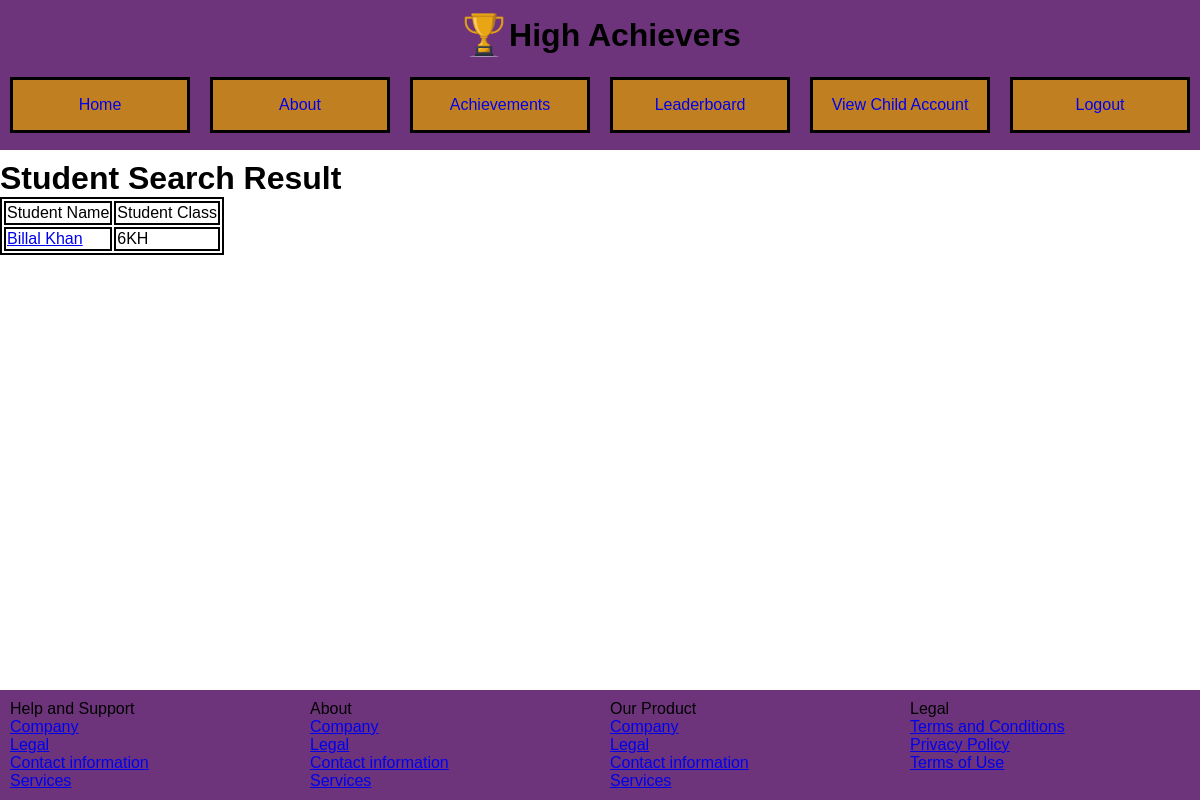
Page /studentsearchresults.php?name=Billal (signed in) on the committed database.
### tables this page shows
CREATE TABLE `child_account` (
  `ChildID` int(11) NOT NULL,
  `First_Name` varchar(30) NOT NULL,
  `Last_Name` varchar(30) NOT NULL,
  `Email_Address` varchar(50) NOT NULL,
  `Password` varchar(255) NOT NULL,
  `Class` varchar(10) NOT NULL,
  `Date_Of_Birth` date NOT NULL
);

### studentsearchresults.php (the view, shortened to what this page needs)
<html>
    <head>
        <link rel="stylesheet" type="text/css" href="index.css">
        <link rel="stylesheet" type="text/css" href="css/header.css">
        <link rel="stylesheet" type="text/css" href="css/footer.css">
        <link rel="stylesheet" type="text/css" href="css/searchresults.css">
    </head>
    <body>
    <?php
    include("php/header.php");
    ?>
    <h1>Student Search Result</h1>
    <table>
        <tr>
            <td>Student Name</td>
            <td>Student Class</td>
        </tr>
    <?php
    include "php/database.php";
    $studentName = $_GET["name"];
    $className = $_GET["class"];
    if (empty($studentName) == true) {
        $students = $conn -> query ("SELECT * FROM child_account WHERE Class LIKE '%$className%'");
    } else {
        $studentNameList = explode(" ", $studentName);
        if (count($studentNameList) > 1) {
            $firstName = $studentNameList[0];
            $lastName = $studentNameList[1];
            $students = $conn -> query ("SELECT * FROM child_account WHERE First_Name LIKE '%$firstName%' OR Last_Name LIKE '%$lastName%'");
        } else {
            $students = $conn -> query ("SELECT * FROM child_account WHERE First_Name LIKE '%$studentName%' OR Last_Name LIKE '%$studentName%'");
        }
    }
    $students = $students -> fetchAll();
    for ($i=0;$i<count($students) ;$i++){
        $student = $students[$i];
        ?>
        <tr>
        <td><a href="studentprofilepage.php?student=<?php echo $student ['ChildID'] ?>"><?php echo $student ["First_Name"] ." ". $student ["Last_Name"]?></a></td>
        <td><p><?php echo $student ["Class"]?></p></td>
        </tr>
        <?php
    }
    ?>
    </table>
    <?php
    include("php/footer.php");
    ?>
    </body>
</html>

### css/header.css (style rules this page uses)
* { font-family: Arial, Helvetica, sans-serif; margin: 0; }

### css/searchresults.css (style rules this page uses)
table { border: solid 2px black; }
tr { border: solid 2px black; }
td { border: solid 2px black; }

### rows in the picture
child_account: First_Name "Billal", Last_Name "Khan", Class "6KH"
